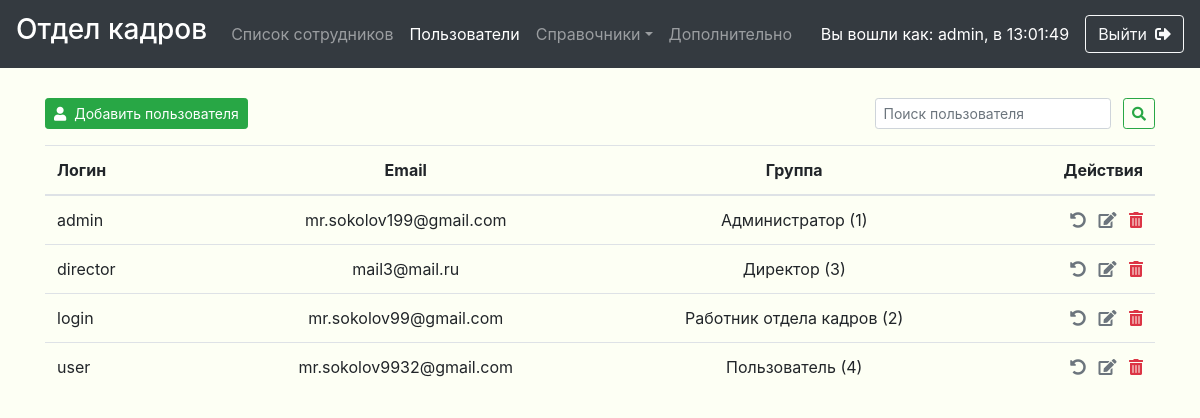
Screenshot of /users/index.php (signed in) with the database file from the repository.
### tables this page shows
CREATE TABLE `users` (
  `idUser` int(11) NOT NULL AUTO_INCREMENT,
  `login` varchar(255) NOT NULL,
  `email` varchar(255) NOT NULL,
  `password` varchar(255) NOT NULL,
  `idGroup` int(11) NOT NULL DEFAULT 4,
  PRIMARY KEY (`idUser`),
  KEY `users_fk0` (`idGroup`) USING BTREE,
  FULLTEXT KEY `SEARCH` (`login`,`email`),
  CONSTRAINT `users_fk0` FOREIGN KEY (`idGroup`) REFERENCES `userGroups` (`idGroup`) ON DELETE CASCADE ON UPDATE CASCADE
);

CREATE TABLE `userGroups` (
  `idGroup` int(11) NOT NULL AUTO_INCREMENT,
  `groupName` varchar(255) NOT NULL,
  PRIMARY KEY (`idGroup`)
);

### core/handlers/authorization/is-logged.php (called while the page is built, shortened)
<?
    if (isset($_SESSION['USER'])){
        $logged = TRUE;
        $_USER = $_SESSION['USER'];
    }else{
        $logged = FALSE;
    }
?>

### core/config/config.php (called while the page is built, shortened)
<?
    $_CONFIG = [
        'DATABASE' => [
            'HOST' => 'localhost',
            'NAME' => 'lab1',
            'USERNAME' => 'root',
            'PASS' => '',
            'CHARSET' => 'utf8',
            'CONNECT' => CORE . '/database/db-connect.php'
        ],
        'TEMPLATES' => [
            'HEADER' => TEMPLATES . '/header.php',
            'FOOTER_ALL_SCRIPTS' => TEMPLATES . '/footer-all-scripts.php',
            'FOOTER_BOOTSTRAP' => TEMPLATES . '/footer-bootstrap-scripts.php',
            'FOOTER_CRUD' => TEMPLATES . '/footer-crud.php',
            'FOOTER_REG' => TEMPLATES . '/footer-registration.php',
        ],
        'APPLICATION' => [
            'ACTIONS' => [
                'CRT' => 'create',
                'UPD' => 'update',
                'UPD_DETAIL' => 'update_detail',
                'DEL' => 'delete',
                'UPD_PASS' => 'update_pass',
                'CPY' => 'copy',
                'DETAIL' => 'detail',
                'DISMISS' => 'dismiss',
                'INAGURATE' => 'inagurate',
            ],
        ],
    ];

### core/classes/crudentity/crudentity.php (called while the page is built, shortened)
<?php
abstract class CRUDEntity {
    public static $PDO;
    public static function GetList($search, $where_query, $search_in, $table, $order_by, $what_to_select='*'){
        $db = self::$PDO;
        if($db){
            if ($search){
                if(!preg_match('/^([+]?[0-9\s\-\(\)]{2,25})*$/', $search)){
                  $search_query = "+*".preg_replace("/\s/", '*+*', $search).'*';
                }else{
                  $search_unscaped = preg_replace("/[()\-\+\=]/", '', $search);
                  $search_query = '+*'.preg_replace("/\s+/", '*+*', $search_unscaped)."*";
                }
                if (!is_null($where_query)){
                    $str = $db->prepare("SELECT $what_to_select FROM $table WHERE $where_query
                    AND MATCH($search_in)
                    AGAINST('$search_query' IN BOOLEAN MODE)");
                }else{
                    $str = $db->prepare("SELECT $what_to_select FROM $table WHERE
                    MATCH($search_in)
                    AGAINST('$search_query' IN BOOLEAN MODE)");
                }
            }else{
                if (!is_null($where_query)){
                    $str = $db->prepare("SELECT $what_to_select FROM $table WHERE $where_query ORDER BY $order_by");
                }else{
                    $str = $db->prepare("SELECT $what_to_select FROM $table ORDER BY $order_by");
                }
            }
            if ($str->execute()){
                $result = $str->fetchAll(PDO::FETCH_ASSOC);
                return $result;
            }else{
                throw new Exception('CRUDEntity::GetList(): '.self::ERRORS['sql_query_recieve']);
            }
        }else{
            throw new Exception('CRUDEntity::GetList(): '.self::ERRORS['bd_connection']);
        }
    }
    public static function ConnectDB($PDO){
        self::$PDO = $PDO;
    }
}

### core/classes/users/user.php (called while the page is built, shortened)
<?php
require_once($_SERVER['DOCUMENT_ROOT'] . "/core/config/config.php");
class User extends CRUDEntity{
    public static function GetList($search = null, $where_query = null, $search_in = self::search_in, $table_name = self::table_name, $order_by = self::list_order_by, $what_to_select = self::what_to_select){
        return parent::GetList($search, $where_query, $search_in , $table_name, $order_by, $what_to_select);
    }
 }

### core/classes/references/userGroups/userGroup.php (called while the page is built, shortened)
<?php
require_once($_SERVER['DOCUMENT_ROOT'] . "/core/config/config.php");
class UserGroup extends CRUDEntity{
    public static function GetList($search = null, $where_query = null, $search_in = self::search_in, $table_name = self::table_name, $order_by = self::list_order_by, $what_to_select = self::what_to_select){
        return parent::GetList($search, $where_query, $search_in, $table_name, $order_by, $what_to_select);
    }
 }

### users/index.php (the view, shortened to what this page needs)
<?php
    require_once($_SERVER['DOCUMENT_ROOT'] . "/core/config/config.php");
    if (!$logged || !$_USER['IS_ADMIN']){
      header("HTTP/1.1 401 Unauthorized");
      include($_SERVER['DOCUMENT_ROOT']."/401.php");
      exit;
    }
    else{
      $nav_active = 2;
      $search = isset($_GET["search"]) ? preg_replace("/\s$/", '',$_GET["search"]) : NULL;
      $ACTIONS = $_CONFIG['APPLICATION']['ACTIONS'];
      require_once($_CONFIG['TEMPLATES']['HEADER']);
?>
<main role="main" id="main">
  <div class="container mb-5">
    <?php
      try{
        $groups = UserGroup::GetList();
      }catch(Exception $e ){
        echo $e->getMessage(), '<br><br>';
      }
    ?>
    <?if ($db):?>
        </div>
      <div class="mb-3 d-flex justify-content-between">
        <button type="button" class="btn btn-sm btn-success" data-toggle="modal" data-target="#<?=$ACTIONS['CRT']?>_modal"><i class="fas fa-user mr-2"></i>Добавить пользователя</button>
        <div>
          <form class="form-inline d-inline" id="search-form" action="" method="GET" novalidate>
            <input class="form-control form-control-sm mr-2" type="search" name="search" id="search" placeholder="Поиск пользователя" aria-label="Поиск" value="<?=$search?>" <? if(!$search) echo("required")?>>
            <button class="btn btn-sm btn-outline-success" type="submit"><i class="fas fa-search"></i></button>
          </form>
        </div>
      </div>
      <div class="table-responsive">
        <table class="w-100 table users-table">
          <thead>
            <tr>
                <th class="text-left">Логин</th>
                <th class="text-center">Email</th>
                <th class="text-center">Группа</th>
                <th class="text-right">Действия</th>
            </tr>
          </thead>
          <tbody>
              <? $result = User::GetList($search);
                if (count($result)>0):
                  foreach($result as $key => $result_value):?>
                    <tr class="entity-row" id='user_id<?=$result_value['idUser']?>' data-entity='<?=json_encode($result_value)?>'>
                      <td><?=$result_value['login']?> </td>
                      <td class="text-center"><?=$result_value['email']?> </td>
                      <td class="text-center"><?=$groups[$result_value['idGroup']-1]["groupName"]?> (<?=$result_value['idGroup']?>)</td>
                      <td class="text-right">
                        <button title="Сбросить пароль" class="crud-modal-toggler text-muted mr-2" data-toggle="modal" data-target="#<?=$ACTIONS['UPD_PASS']?>_modal"><i class="fas fa-undo-alt"></i></button>
                        <button title="Редактировать" class="crud-modal-toggler text-muted mr-2" data-toggle="modal" data-target="#<?=$ACTIONS['UPD']?>_modal"><i class="fas fa-edit"></i></button>
                        <button title="Удалить" class="crud-modal-toggler text-danger" data-toggle="modal" data-target="#<?=$ACTIONS['DEL']?>_modal"><i class="fas fa-trash-alt"></i></button>
                      </td>
                    </tr>
                  <?endforeach;
                endif;?>
          </tbody>
        </table>
      </div>
    <?endif;?>
</main>
<?
require_once($_CONFIG['TEMPLATES']['FOOTER_CRUD']);
}
?>

### core/templates/header.php (shortened to what this page needs)
<!doctype html>
<html lang="ru">
  <head>
    <link rel="stylesheet" href=<?=src."/bootstrap/bootstrap.min.css"?> >
    <link rel="stylesheet" href=<?=src."/css/main.css"?>>
    <link rel="stylesheet" href=<?=src."/css/all.css"?>>
  </head>
  <body>
  <header>
    <nav class="navbar navbar-expand-lg navbar-dark bg-dark">
        <a class="navbar-brand" href="/"><h3>Отдел кадров</h3></a>
        <div class="collapse navbar-collapse" id="navbarCollapse">
          <ul class="navbar-nav mr-auto">
            <? if ($logged):?>
              <li class="nav-item <? if ($nav_active == 1) echo "active"; ?>">
                  <a class="nav-link" href="<?=MAIN_PAGE?>/employees/">Список сотрудников</a>
              </li>
              <?if ($_USER['IS_ADMIN']): ?>
                <li class="nav-item <? if ($nav_active == 2) echo "active"; ?>">
                    <a class="nav-link" href="<?=MAIN_PAGE?>/users/">Пользователи</a>
                </li>
                <li class="nav-item dropdown <? if ($nav_active == 3) echo "active"; ?>">
                  <a class="nav-link dropdown-toggle" data-toggle="dropdown" href="#" role="button" aria-haspopup="true" aria-expanded="false">Справочники</a>
                </li>
              <?else:?>
                <li class="nav-item <? if ($nav_active == 3) echo "active"; ?>">
                    <a class="nav-link" href="<?=MAIN_PAGE?>/references/posts/">Должности</a>
                </li>
              <?endif;?>
              <?if ($_USER['GROUP'] == DIRECTOR_GROUP_ID || $_USER['IS_ADMIN']):?>
                <li class="nav-item <? if ($nav_active == 4) echo "active"; ?>">
                  <a class="nav-link" href="<?=MAIN_PAGE?>/misc/">Дополнительно</a>
                </li>
              <? endif;?>
          <? endif;?>
        </ul>
        <? if (!$logged):?>
          <span class="mr-3 d-block mb-2 mt-2" style="color: white;">09:00 - 23:00, ПН-ВС</span>
          <a class="btn btn-outline-light" href="<?=MAIN_PAGE?>/authorization/login">Войти<i class="fas fa-sign-in-alt ml-2"></i></a>
        <? else:?>
          <span class="mr-3 d-block mb-2 mt-2" style="color: white;">Вы вошли как: <?=$_USER['LOGIN']?>, в <?=$_USER['LOGIN_TIME']?> </span>
          <button class="btn btn-outline-light" data-toggle="modal" data-target="#logout_modal">Выйти<i class="fas fa-sign-out-alt ml-2"></i></button>
        <? endif;?>
      </div>
    </nav>
</header>

### core/templates/footer-crud.php (shortened to what this page needs)
</body>
</html>

### core/src/css/main.css (style rules this page uses)
body { color: #5a5a5a; background-color: #f7ffb725; }
button.crud-modal-toggler { background: none; border: none; padding: 0; outline: none; }
.nav-link { display: block; padding: 0.25rem 0.5rem; }
.users-table td:nth-of-type(1), .users-table th:nth-of-type(1) { width: 15%; }
.users-table td:nth-of-type(2), .users-table th:nth-of-type(2) { width: 35%; }
.users-table td:nth-of-type(3), .users-table th:nth-of-type(3) { width: 35%; }
.users-table td:nth-of-type(4), .users-table th:nth-of-type(4) { width: 15%; }
#main { margin-top: 30px; }
body { min-height: 100vh; }

### core/src/css/all.css (style rules this page uses)
.fa, .fas, .far, .fal, .fad, .fab { -moz-osx-font-smoothing: grayscale; -webkit-font-smoothing: antialiased; display: inline-block; font-style: normal; font-variant: normal; text-rendering: auto; line-height: 1; }
.fa-edit:before { content: "\f044"; }
.fa-search:before { content: "\f002"; }
.fa-sign-out-alt:before { content: "\f2f5"; }
.fa-trash-alt:before { content: "\f2ed"; }
.fa-undo-alt:before { content: "\f2ea"; }
.fa-user:before { content: "\f007"; }
.fa, .fas { font-family: 'Font Awesome 5 Free'; font-weight: 900; }

### rows the page displays
users: login "admin", email "mr.sokolov199@gmail.com", idGroup.groupName "Администратор", idGroup "1"
users: login "director", email "mail3@mail.ru", idGroup.groupName "Директор", idGroup "3"
users: login "login", email "mr.sokolov99@gmail.com", idGroup.groupName "Работник отдела кадров", idGroup "2"
users: login "user", email "mr.sokolov9932@gmail.com", idGroup.groupName "Пользователь", idGroup "4"

### other values shown
$_USER['LOGIN'] "admin"
$_USER['LOGIN_TIME'] "13:01:49"
